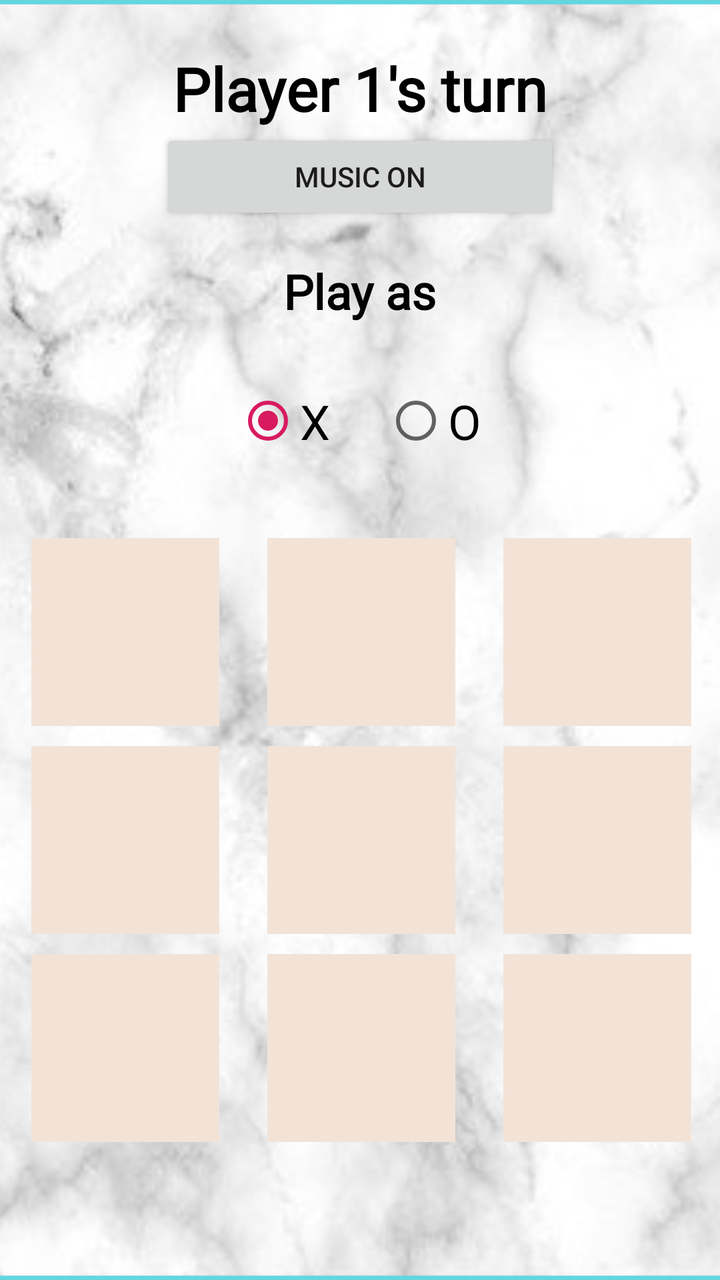
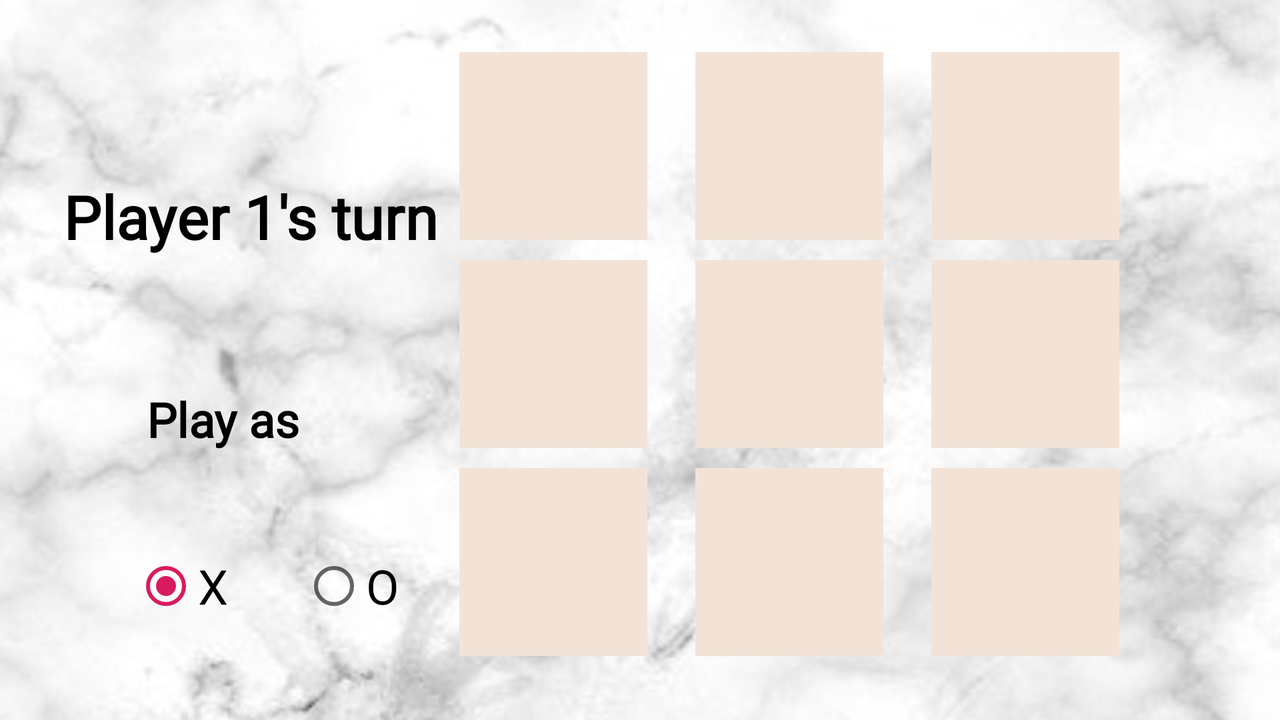

Two renders of one Android screen. The first uses the default layout on a phone; the second uses the alternative layout the repository ships for a different screen configuration, on a matching device. The two XML files are below.
<!-- AndroidManifest.xml: application theme AppTheme -->
<!-- res/layout/activity_gameplay.xml -->
<?xml version="1.0" encoding="utf-8"?>
<androidx.constraintlayout.widget.ConstraintLayout xmlns:android="http://schemas.android.com/apk/res/android"
    xmlns:app="http://schemas.android.com/apk/res-auto"
    xmlns:tools="http://schemas.android.com/tools"
    android:background="@drawable/gameplay_background"
    android:layout_width="match_parent"
    android:layout_height="match_parent"
    tools:context=".GameplayActivity">

    <TextView
        android:id="@+id/turn_text_view"
        android:layout_width="wrap_content"
        android:layout_height="wrap_content"
        android:layout_marginTop="24dp"
        android:fontFamily="@font/alegreya_sans_light"
        android:text="Player 1's turn"
        android:textColor="#000000"
        android:textSize="30sp"
        android:textStyle="bold"
        app:layout_constraintBottom_toBottomOf="parent"
        app:layout_constraintEnd_toEndOf="parent"
        app:layout_constraintStart_toStartOf="parent"
        app:layout_constraintTop_toTopOf="parent"
        app:layout_constraintVertical_bias="0.0" />

    <TextView
        android:id="@+id/play_as_text_view"
        android:layout_width="wrap_content"
        android:layout_height="wrap_content"
        android:layout_marginTop="65dp"
        android:fontFamily="@font/alegreya_sans_light"
        android:text="@string/play_as"
        android:textColor="#000000"
        android:textSize="24sp"
        android:textStyle="bold"
        app:layout_constraintEnd_toEndOf="parent"
        app:layout_constraintStart_toStartOf="parent"
        app:layout_constraintTop_toBottomOf="@+id/turn_text_view" />

    <Button
        android:id="@+id/sound_on_button"
        android:layout_width="200dp"
        android:layout_height="wrap_content"
        android:layout_toEndOf="@+id/game_name"
        android:text="MUSIC ON"
        app:layout_constraintEnd_toEndOf="parent"
        app:layout_constraintStart_toStartOf="parent"
        app:layout_constraintTop_toBottomOf="@+id/turn_text_view" />


    <RadioGroup
        android:id="@+id/radioGroup"
        android:layout_width="149dp"
        android:layout_height="37dp"
        android:layout_marginStart="32dp"
        android:orientation="horizontal"
        app:layout_constraintBottom_toTopOf="@+id/tableLayout"
        app:layout_constraintEnd_toEndOf="parent"
        app:layout_constraintHorizontal_bias="0.48"
        app:layout_constraintStart_toStartOf="parent"
        app:layout_constraintTop_toBottomOf="@+id/play_as_text_view">

        <RadioButton
            android:id="@+id/x_radio_button"
            android:layout_width="2dp"
            android:layout_height="match_parent"
            android:layout_weight="1"
            android:checked="true"
            android:text="X"
            android:textSize="24sp" />

        <RadioButton
            android:id="@+id/o_radio_button"
            android:layout_width="3dp"
            android:layout_height="match_parent"
            android:layout_weight="1"
            android:text="O"
            android:textSize="24sp" />
    </RadioGroup>

    <TableLayout
        android:id="@+id/tableLayout"
        android:layout_width="353dp"
        android:layout_height="328dp"
        app:layout_constraintBottom_toBottomOf="parent"
        app:layout_constraintEnd_toEndOf="parent"
        app:layout_constraintStart_toStartOf="parent"
        app:layout_constraintTop_toTopOf="parent"
        app:layout_constraintVertical_bias="0.83">

        <TableRow
            android:layout_width="match_parent"
            android:layout_height="match_parent">

            <ImageButton
                android:id="@+id/row0col0"
                android:layout_height="wrap_content"
                android:backgroundTint="#00FFFFFF"
                android:tint="#00202224"
                app:srcCompat="@drawable/blank_board_piece" />

            <ImageButton
                android:id="@+id/row0col1"
                android:layout_width="wrap_content"
                android:layout_height="match_parent"
                android:backgroundTint="#00FFFFFF"
                app:srcCompat="@drawable/blank_board_piece" />

            <ImageButton
                android:id="@+id/row0col2"
                android:layout_width="wrap_content"
                android:layout_height="match_parent"
                android:backgroundTint="#00FFFFFF"
                app:srcCompat="@drawable/blank_board_piece" />

        </TableRow>

        <TableRow
            android:layout_width="match_parent"
            android:layout_height="match_parent">

            <ImageButton
                android:id="@+id/row1col0"
                android:layout_width="94dp"
                android:layout_height="94dp"
                android:backgroundTint="#00FFFFFF"
                app:srcCompat="@drawable/blank_board_piece" />

            <ImageButton
                android:id="@+id/row1col1"
                android:layout_width="wrap_content"
                android:layout_height="match_parent"
                android:backgroundTint="#00FFFFFF"
                app:srcCompat="@drawable/blank_board_piece" />

            <ImageButton
                android:id="@+id/row1col2"
                android:layout_width="wrap_content"
                android:layout_height="match_parent"
                android:backgroundTint="#00FFFFFF"
                app:srcCompat="@drawable/blank_board_piece" />

        </TableRow>

        <TableRow
            android:layout_width="match_parent"
            android:layout_height="match_parent">

            <ImageButton
                android:id="@+id/row2col0"
                android:layout_width="wrap_content"
                android:layout_height="match_parent"
                android:backgroundTint="#00FFFFFF"
                app:srcCompat="@drawable/blank_board_piece" />

            <ImageButton
                android:id="@+id/row2col1"
                android:layout_width="wrap_content"
                android:layout_height="match_parent"
                android:backgroundTint="#00FFFFFF"
                app:srcCompat="@drawable/blank_board_piece" />

            <ImageButton
                android:id="@+id/row2col2"
                android:layout_width="wrap_content"
                android:layout_height="match_parent"
                android:backgroundTint="#00FFFFFF"
                app:srcCompat="@drawable/blank_board_piece" />

        </TableRow>

        <TableRow
            android:layout_width="match_parent"
            android:layout_height="match_parent" />

        <TableRow
            android:layout_width="match_parent"
            android:layout_height="match_parent" />

        <TableRow
            android:layout_width="wrap_content"
            android:layout_height="wrap_content" />
    </TableLayout>

</androidx.constraintlayout.widget.ConstraintLayout>
<!-- resources referenced by this layout -->
<resources>
  <!-- drawable blank_board_piece: png bitmap (drawable, 4079 bytes) -->
  <!-- drawable gameplay_background: png bitmap (drawable, 458934 bytes) -->
  <string name="play_as">Play as</string>
  <style name="AppTheme" parent="Theme.AppCompat.Light.DarkActionBar">
          
          <item name="colorPrimary">@color/colorPrimary</item>
          <item name="colorPrimaryDark">@color/colorPrimaryDark</item>
          <item name="colorAccent">@color/colorAccent</item>
      </style>
  <color name="colorPrimary">#180526</color>
  <color name="colorPrimaryDark">#26050f</color>
  <color name="colorAccent">#D81B60</color>
</resources>
<!-- res/layout-land/activity_gameplay.xml (the repository's variant of the layout above) -->
<!-- drawn on the phone turned sideways -->
<?xml version="1.0" encoding="utf-8"?>
<androidx.constraintlayout.widget.ConstraintLayout xmlns:android="http://schemas.android.com/apk/res/android"
    xmlns:app="http://schemas.android.com/apk/res-auto"
    xmlns:tools="http://schemas.android.com/tools"
    android:layout_width="match_parent"
    android:layout_height="match_parent"
    android:background="@drawable/gameplay_background_landscape"
    tools:context=".GameplayActivity">

    <TextView
        android:id="@+id/turn_text_view"
        android:layout_width="wrap_content"
        android:layout_height="wrap_content"
        android:layout_marginTop="88dp"
        android:fontFamily="@font/alegreya_sans_light"
        android:text="Player 1's turn"
        android:textColor="#000000"
        android:textSize="30sp"
        android:textStyle="bold"
        app:layout_constraintBottom_toBottomOf="parent"
        app:layout_constraintEnd_toEndOf="parent"
        app:layout_constraintHorizontal_bias="0.07"
        app:layout_constraintStart_toStartOf="parent"
        app:layout_constraintTop_toTopOf="parent"
        app:layout_constraintVertical_bias="0.0" />

    <TextView
        android:id="@+id/playAsTextView"
        android:layout_width="wrap_content"
        android:layout_height="wrap_content"
        android:layout_marginTop="65dp"
        android:fontFamily="@font/alegreya_sans_light"
        android:text="@string/play_as"
        android:textColor="#000000"
        android:textSize="24sp"
        android:textStyle="bold"
        app:layout_constraintEnd_toEndOf="parent"
        app:layout_constraintHorizontal_bias="0.13"
        app:layout_constraintStart_toStartOf="parent"
        app:layout_constraintTop_toBottomOf="@+id/turn_text_view" />

    <RadioGroup
        android:id="@+id/radioGroup"
        android:layout_width="169dp"
        android:layout_height="36dp"
        android:layout_marginStart="32dp"
        android:orientation="horizontal"
        app:layout_constraintBottom_toBottomOf="parent"
        app:layout_constraintEnd_toEndOf="parent"
        app:layout_constraintHorizontal_bias="0.08"
        app:layout_constraintStart_toStartOf="parent"
        app:layout_constraintTop_toBottomOf="@+id/playAsTextView">

        <RadioButton
            android:id="@+id/x_radio_button"
            android:layout_width="2dp"
            android:layout_height="match_parent"
            android:layout_weight="1"
            android:checked="true"
            android:text="X"
            android:textSize="24sp" />

        <RadioButton
            android:id="@+id/o_radio_button"
            android:layout_width="3dp"
            android:layout_height="match_parent"
            android:layout_weight="1"
            android:text="O"
            android:textSize="24sp" />
    </RadioGroup>

    <TableLayout
        android:id="@+id/tableLayout"
        android:layout_width="353dp"
        android:layout_height="328dp"
        android:layout_marginStart="148dp"
        android:layout_marginTop="16dp"
        android:layout_marginBottom="16dp"
        app:layout_constraintBottom_toBottomOf="parent"
        app:layout_constraintEnd_toEndOf="parent"
        app:layout_constraintStart_toStartOf="parent"
        app:layout_constraintTop_toTopOf="parent">

        <TableRow
            android:layout_width="match_parent"
            android:layout_height="match_parent">

            <ImageButton
                android:id="@+id/row0col0"
                android:layout_height="wrap_content"
                android:backgroundTint="#00FFFFFF"
                android:tint="#00202224"
                app:srcCompat="@drawable/blank_board_piece" />

            <ImageButton
                android:id="@+id/row0col1"
                android:layout_width="wrap_content"
                android:layout_height="match_parent"
                android:backgroundTint="#00FFFFFF"
                app:srcCompat="@drawable/blank_board_piece" />

            <ImageButton
                android:id="@+id/row0col2"
                android:layout_width="wrap_content"
                android:layout_height="match_parent"
                android:backgroundTint="#00FFFFFF"
                app:srcCompat="@drawable/blank_board_piece" />

        </TableRow>

        <TableRow
            android:layout_width="match_parent"
            android:layout_height="match_parent">

            <ImageButton
                android:id="@+id/row1col0"
                android:layout_width="94dp"
                android:layout_height="94dp"
                android:backgroundTint="#00FFFFFF"
                app:srcCompat="@drawable/blank_board_piece" />

            <ImageButton
                android:id="@+id/row1col1"
                android:layout_width="wrap_content"
                android:layout_height="match_parent"
                android:backgroundTint="#00FFFFFF"
                app:srcCompat="@drawable/blank_board_piece" />

            <ImageButton
                android:id="@+id/row1col2"
                android:layout_width="wrap_content"
                android:layout_height="match_parent"
                android:backgroundTint="#00FFFFFF"
                app:srcCompat="@drawable/blank_board_piece" />

        </TableRow>

        <TableRow
            android:layout_width="match_parent"
            android:layout_height="match_parent">

            <ImageButton
                android:id="@+id/row2col0"
                android:layout_width="wrap_content"
                android:layout_height="match_parent"
                android:backgroundTint="#00FFFFFF"
                app:srcCompat="@drawable/blank_board_piece" />

            <ImageButton
                android:id="@+id/row2col1"
                android:layout_width="wrap_content"
                android:layout_height="match_parent"
                android:backgroundTint="#00FFFFFF"
                app:srcCompat="@drawable/blank_board_piece" />

            <ImageButton
                android:id="@+id/row2col2"
                android:layout_width="wrap_content"
                android:layout_height="match_parent"
                android:backgroundTint="#00FFFFFF"
                app:srcCompat="@drawable/blank_board_piece" />

        </TableRow>

        <TableRow
            android:layout_width="match_parent"
            android:layout_height="match_parent" />

        <TableRow
            android:layout_width="match_parent"
            android:layout_height="match_parent" />

        <TableRow
            android:layout_width="wrap_content"
            android:layout_height="wrap_content" />
    </TableLayout>

</androidx.constraintlayout.widget.ConstraintLayout>
<!-- resources referenced by the variant -->
<!-- as the phone turned sideways resolves them -->
<resources>
  <!-- drawable blank_board_piece: png bitmap (drawable, 4079 bytes) -->
  <!-- drawable gameplay_background_landscape: png bitmap (drawable, 640114 bytes) -->
  <string name="play_as">Play as</string>
  <style name="AppTheme" parent="Theme.AppCompat.Light.DarkActionBar">
          
          <item name="colorPrimary">@color/colorPrimary</item>
          <item name="colorPrimaryDark">@color/colorPrimaryDark</item>
          <item name="colorAccent">@color/colorAccent</item>
      </style>
  <color name="colorPrimary">#180526</color>
  <color name="colorPrimaryDark">#26050f</color>
  <color name="colorAccent">#D81B60</color>
</resources>
